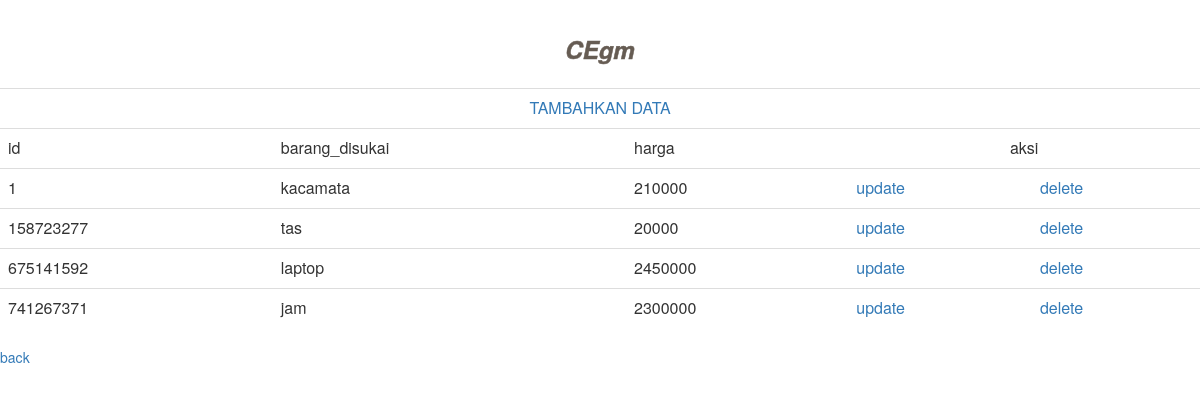
The page /favorites.php on the database its author committed.
### tables this page shows
CREATE TABLE `favorites` (
  `id` int(11) NOT NULL,
  `barang_disukai` varchar(50) DEFAULT NULL,
  `harga` varchar(30) DEFAULT NULL
);

### favorites.php (the view, shortened to what this page needs)
<html>
    <link rel="stylesheet" href="https://maxcdn.bootstrapcdn.com/bootstrap/3.4.1/css/bootstrap.min.css">
</head>
<body>
<div>
  <h3>CEgm</h3>
</div>
    <table  border="0" class="table table-hover table-responsive">
      <tr>
    <td colspan="9." align="center"><a href="tambah_favorites.php">TAMBAHKAN DATA </a></td></tr>
        <tr>
        <td>id</TD>
        <td>barang_disukai</td>
        <td>harga</td>
        <td colspan="2" align="center">aksi</td>
        </tr>
        <?php
        include "koneksi.php";
        $data = mysqli_query($koneksi,"SELECT * FROM favorites");
        while ($d = mysqli_fetch_array($data)){
        ?>
        <tr>
        <td><?php echo $d['id'];?></TD>
        <td><?php echo $d['barang_disukai'];?></TD>
        <td><?php echo $d['harga'];?></TD>
        <td><a href="upd_favorites.php?update=<?php echo $d['id'];?>">update</td></a>
        <td><a href="delete_favorites.php?delete=<?php echo $d['id'];?>">delete</td></a>
        <?php
       } ?>
    </table>
    <a href="dashboard.php">back</a>
</html>

### favorites.php (style rules this page uses)
* { box-sizing: border-box; }
body { margin: 0; background-color: white ; }
h3 { padding:16px; text-align: center; color: #665c53; font-style: italic ; font-weight : bold; -webkit-text-stroke-width: 0.5px; -webkit-text-stroke-color: #665c53; }

### rows shown on the page
favorites: id "1", barang_disukai "kacamata", harga "210000"
favorites: id "158723277", barang_disukai "tas", harga "20000"
favorites: id "675141592", barang_disukai "laptop", harga "2450000"
favorites: id "741267371", barang_disukai "jam", harga "2300000"
